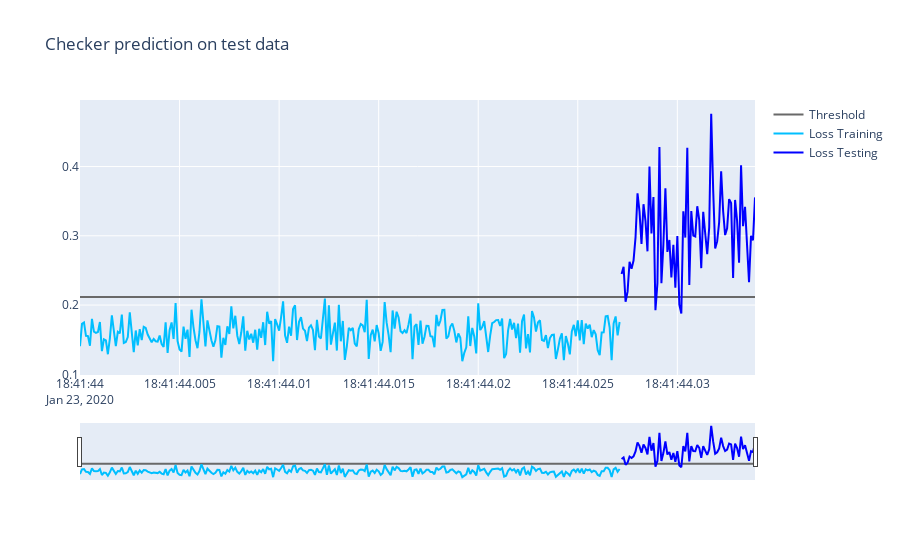

Notebook source saved alongside this figure:
### Code cell
import plotly.graph_objects as go
import pandas as pd

# df = pd.read_csv("https://raw.githubusercontent.com/plotly/datasets/master/finance-charts-apple.csv")

def plot_predictions(E_full, E_test):
    
    E_train = E_full[E_full['Anomaly'].isna()].copy()
    fig = go.Figure()

    fig.add_trace(go.Scatter(x=E_full.index, y=E_full['Threshold'], name="Threshold",
                             line_color='dimgray'))
    fig.add_trace(go.Scatter(x=E_train.index, y=E_train['Loss_mae'], name="Loss Training",
                             line_color='deepskyblue'))

    if not any(E_test['Anomaly']):
        fig.add_trace(go.Scatter(x=E_test.index, y=E_test['Loss_mae'], name="Loss Testing",
                                 line_color='green'))
    else:   
        fig.add_trace(go.Scatter(x=E_test.index, y=E_test['Loss_mae'], name="Loss Testing",
                                 line_color='blue'))

    fig.update_layout(title_text='Checker prediction on test data',
                      xaxis_rangeslider_visible=True)
    fig.show()
    
plot_predictions(E_full, E_test)
